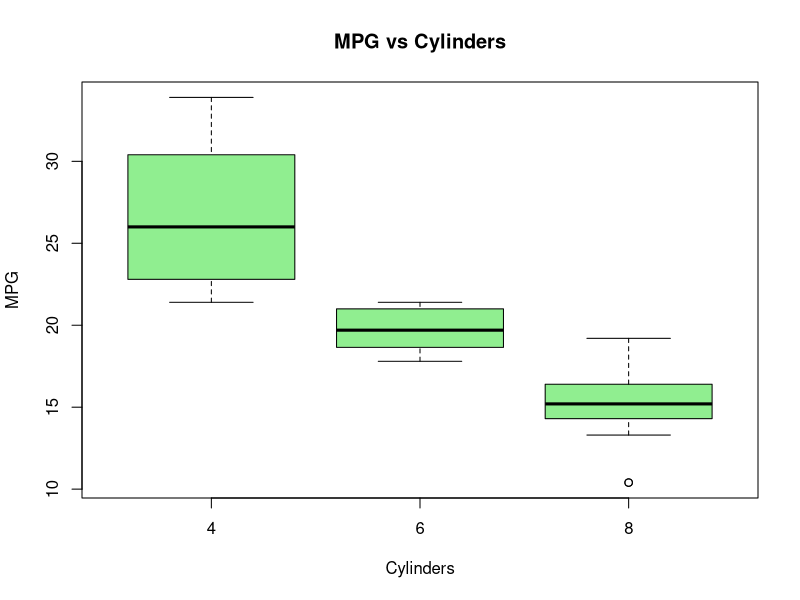

Here is the R script that generated this plot:
boxplot(mpg~factor(cyl),
        data=mtcars,
        col="lightgreen",
        xlab="Cylinders",
        ylab="MPG",
        main="MPG vs Cylinders")
